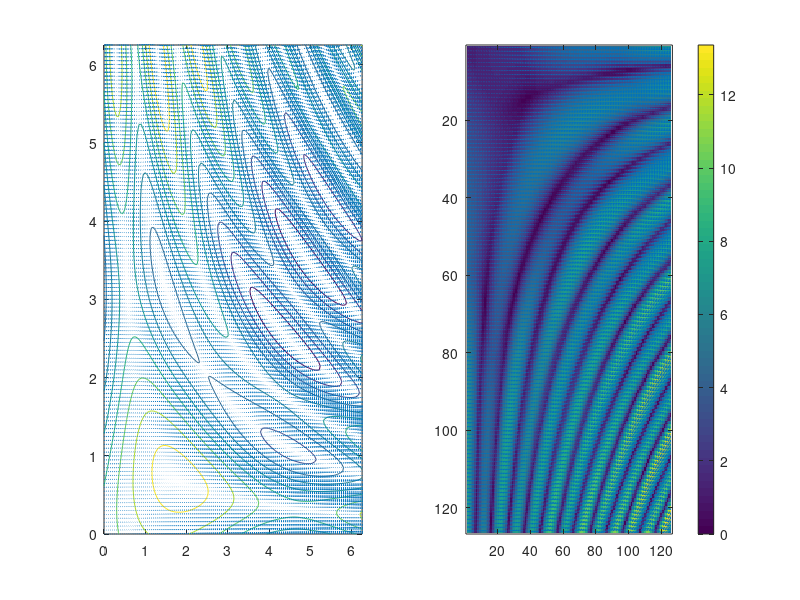

This figure's MATLAB source:
function gradientdescent()

spacing = 0.05;

[X,Y] = meshgrid(0:spacing:2*pi);
Z = sin(X.*Y) + cos(Y) + sin(X);
%surf(X,Y,Z, 'EdgeAlpha', 0.99);
%axis([-3 3 -3 3 -10 5])

[gx,gy] = gradient(Z, spacing, spacing);

subplot(1,2,1);
%imagesc(Z); colorbar;
contour(X,Y,Z);
hold on
quiver(X, Y, gx, gy);

subplot(1,2,2);
imagesc(abs(gx) + abs(gy)); colorbar;
hold on;
quiver(gx, gy);